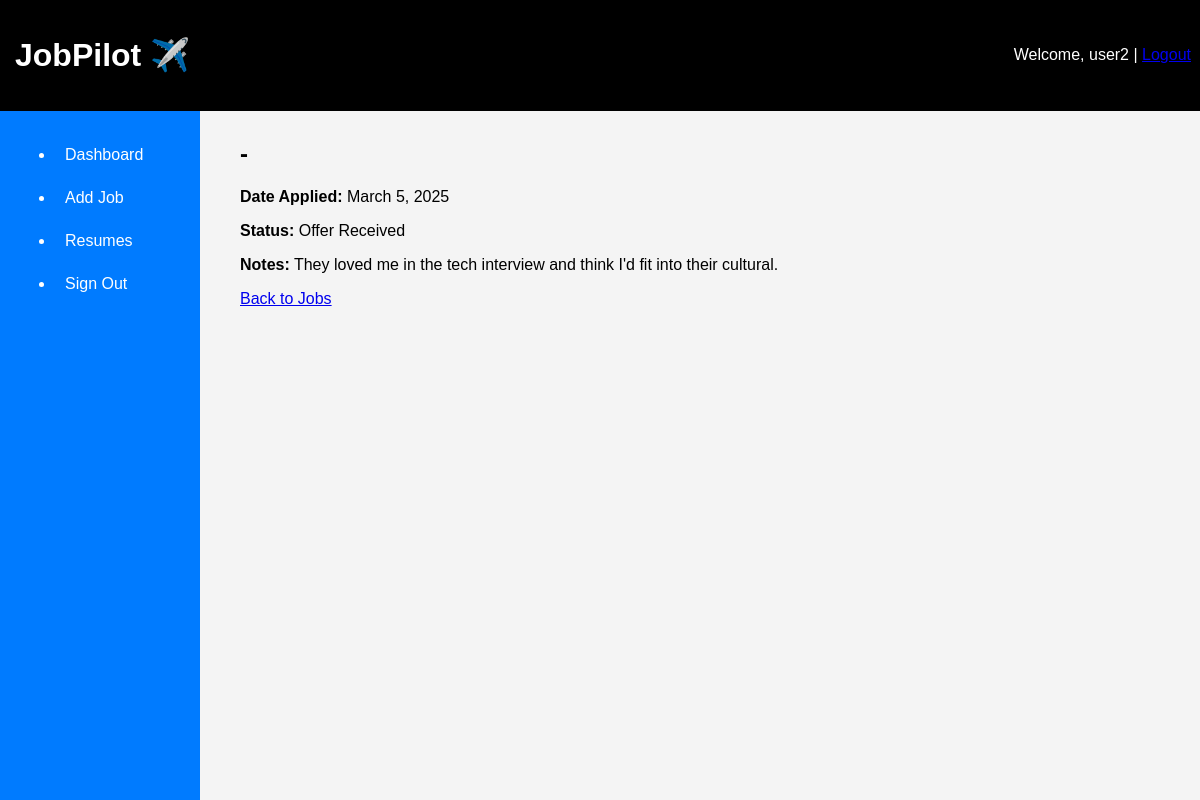
/jobs/17/ (signed in), run on an earlier commit of the app's database.
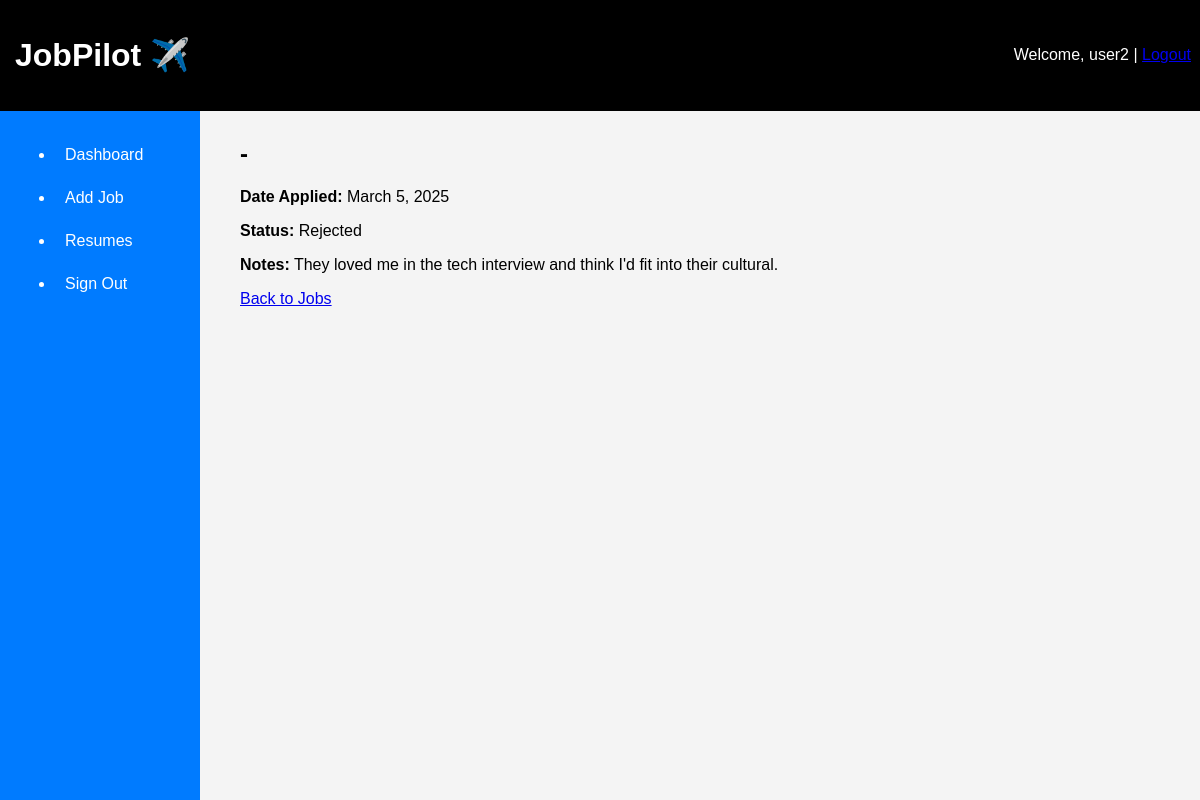
And on a later commit of the database.
### applications/models.py (models this page shows, shortened)
class JobApplication(models.Model):
    STATUS_CHOICES = [
        ('Applied', 'Applied'),
        ('Interviewing', 'Interviewing'),
        ('Offer Received', 'Offer Received'),
        ('Rejected', 'Rejected'),
        ('Accepted', 'Accepted'),
    ]
    user = models.ForeignKey(User, on_delete=models.CASCADE)
    company_name = models.CharField(max_length=255)
    job_title = models.CharField(max_length=255)
    date_applied = models.DateField()
    status = models.CharField(max_length=20, choices=STATUS_CHOICES, default='Applied')
    notes = models.TextField(blank=True, null=True)

### applications/views.py (the view)
# urls.py: path('jobs/<int:job_id>/', views.job_detail, name='job_detail'),
@login_required
def job_detail(request, job_id):
    job = get_object_or_404(JobApplication, id=job_id, user=request.user)
    return render(request, 'applications/job_detail.html', {'job': job})

### applications/templates/applications/job_detail.html
{% extends 'base.html' %}
{% block content %}
<h2>{{ job.company }} - {{ job.position }}</h2>
<p><strong>Date Applied:</strong> {{ job.date_applied }}</p>
<p><strong>Status:</strong> {{ job.status }}</p>
<p><strong>Notes:</strong> {{ job.notes }}</p>
<a href="{% url 'job_list' %}">Back to Jobs</a>
{% endblock %}

What changed in the data, as far as the page shows it:
changed JobApplication "They loved me in the tech interview and think I'd fit into their cultural.": status "Offer Received" → "Rejected"
